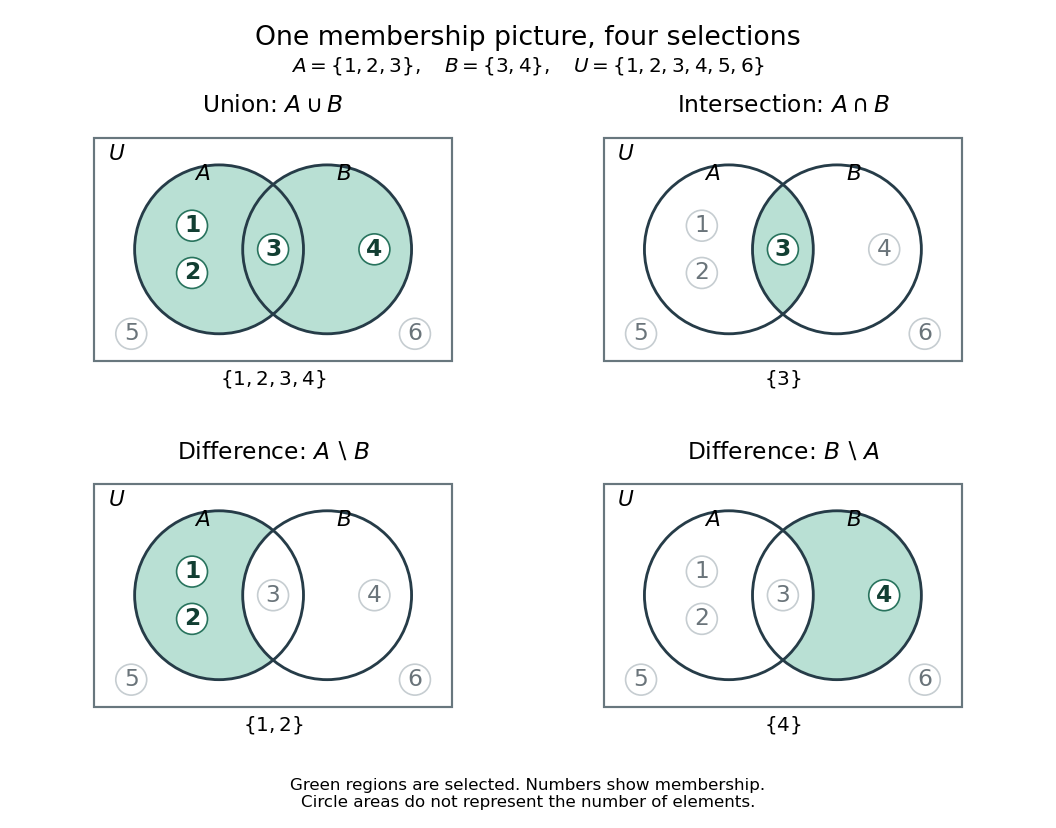

Here is the Python script that generated this plot:
"""Generate set-union-intersection-regions.png in the current directory.

Tested with Python 3.14.4, numpy 2.3.5, matplotlib 3.10.7.
Positions encode membership; circle areas do not encode cardinality.
"""

from pathlib import Path

import matplotlib
matplotlib.use("Agg")
import matplotlib.pyplot as plt
from matplotlib.patches import Circle, Rectangle
import numpy as np


A = {1, 2, 3}
B = {3, 4}
U = set(range(1, 7))
POSITIONS = {1: (-1.2, .35), 2: (-1.2, -.35), 3: (0, 0),
             4: (1.5, 0), 5: (-2.1, -1.25), 6: (2.1, -1.25)}
RADIUS = 1.25
BOUNDS = (-2.65, 2.65, -1.65, 1.65)


def draw_panel(ax, region, selected, title, answer):
    x = np.linspace(BOUNDS[0], BOUNDS[1], 801)
    y = np.linspace(BOUNDS[2], BOUNDS[3], 501)
    xx, yy = np.meshgrid(x, y)
    in_a = (xx + .8) ** 2 + yy ** 2 <= RADIUS ** 2
    in_b = (xx - .8) ** 2 + yy ** 2 <= RADIUS ** 2
    ax.contourf(xx, yy, region(in_a, in_b).astype(int),
                levels=[-.5, .5, 1.5], colors=["white", "#b9e0d4"])
    ax.add_patch(Rectangle((BOUNDS[0], BOUNDS[2]), BOUNDS[1] - BOUNDS[0],
                           BOUNDS[3] - BOUNDS[2], fill=False, lw=1.3,
                           edgecolor="#68777e", clip_on=False))
    for cx in [-.8, .8]:
        ax.add_patch(Circle((cx, 0), RADIUS, fill=False, lw=1.7,
                            edgecolor="#263c48"))
    ax.text(-1.05, 1.03, "$A$", ha="center", fontsize=13)
    ax.text(1.05, 1.03, "$B$", ha="center", fontsize=13)
    ax.text(-2.45, 1.32, "$U$", fontsize=13)
    for n, (px, py) in POSITIONS.items():
        assert (((px + .8) ** 2 + py ** 2 <= RADIUS ** 2) == (n in A))
        assert (((px - .8) ** 2 + py ** 2 <= RADIUS ** 2) == (n in B))
        assert bool(region(n in A, n in B)) == (n in selected)
        ax.text(px, py, str(n), ha="center", va="center", fontsize=14,
                color="#123e32" if n in selected else "#6a747a",
                fontweight="bold" if n in selected else "normal",
                bbox={"boxstyle": "circle,pad=.17", "facecolor": "white",
                      "edgecolor": "#28735d" if n in selected else "#c6cdd1"})
    ax.set(xlim=(BOUNDS[0] - .08, BOUNDS[1] + .08),
           ylim=(BOUNDS[2] - .08, BOUNDS[3] + .08), aspect="equal")
    ax.set_title(title, fontsize=14, pad=12)
    ax.text(.5, -.08, answer, transform=ax.transAxes, ha="center", fontsize=12)
    ax.axis("off")


def main():
    fig, axes = plt.subplots(2, 2, figsize=(8.8, 6.9), dpi=120,
                             facecolor="white")
    panels = [
        (lambda a, b: a | b, A | B, r"Union: $A\cup B$", r"$\{1,2,3,4\}$"),
        (lambda a, b: a & b, A & B, r"Intersection: $A\cap B$", r"$\{3\}$"),
        (lambda a, b: a & ~np.asarray(b), A - B, r"Difference: $A\setminus B$", r"$\{1,2\}$"),
        (lambda a, b: b & ~np.asarray(a), B - A, r"Difference: $B\setminus A$", r"$\{4\}$"),
    ]
    for ax, panel in zip(axes.flat, panels):
        draw_panel(ax, *panel)
    fig.suptitle("One membership picture, four selections", fontsize=16, y=.97)
    fig.text(.5, .914, r"$A=\{1,2,3\},\quad B=\{3,4\},\quad U=\{1,2,3,4,5,6\}$",
             ha="center", fontsize=12)
    fig.text(.5, .025, "Green regions are selected. Numbers show membership.\n"
             "Circle areas do not represent the number of elements.",
             ha="center", fontsize=10)
    fig.subplots_adjust(left=.045, right=.955, top=.84, bottom=.14,
                        hspace=.48, wspace=.13)
    fig.savefig(Path.cwd() / "set-union-intersection-regions.png",
                facecolor="white", transparent=False)
    plt.close(fig)


if __name__ == "__main__":
    main()
